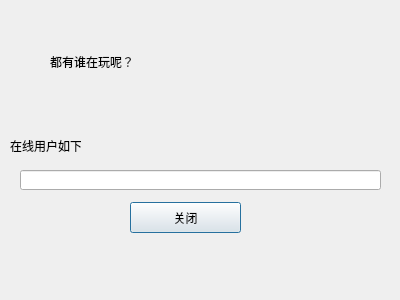
<?xml version="1.0" encoding="UTF-8"?>
<ui version="4.0">
 <class>Online</class>
 <widget class="QDialog" name="Online">
  <property name="geometry">
   <rect>
    <x>0</x>
    <y>0</y>
    <width>400</width>
    <height>300</height>
   </rect>
  </property>
  <property name="windowTitle">
   <string>Dialog</string>
  </property>
  <widget class="QLineEdit" name="Onlineuser">
   <property name="geometry">
    <rect>
     <x>20</x>
     <y>170</y>
     <width>361</width>
     <height>20</height>
    </rect>
   </property>
  </widget>
  <widget class="QLabel" name="label">
   <property name="geometry">
    <rect>
     <x>10</x>
     <y>130</y>
     <width>71</width>
     <height>31</height>
    </rect>
   </property>
   <property name="text">
    <string>在线用户如下：</string>
   </property>
  </widget>
  <widget class="QLabel" name="label_2">
   <property name="geometry">
    <rect>
     <x>50</x>
     <y>21</y>
     <width>311</width>
     <height>81</height>
    </rect>
   </property>
   <property name="styleSheet">
    <string notr="true">font: 28pt &quot;04b_21&quot;;</string>
   </property>
   <property name="text">
    <string>都有谁在玩呢？</string>
   </property>
  </widget>
  <widget class="QPushButton" name="pushButton">
   <property name="geometry">
    <rect>
     <x>130</x>
     <y>202</y>
     <width>111</width>
     <height>31</height>
    </rect>
   </property>
   <property name="text">
    <string>关闭</string>
   </property>
  </widget>
 </widget>
 <resources/>
 <connections>
  <connection>
   <sender>pushButton</sender>
   <signal>clicked()</signal>
   <receiver>Online</receiver>
   <slot>close()</slot>
   <hints>
    <hint type="sourcelabel">
     <x>177</x>
     <y>221</y>
    </hint>
    <hint type="destinationlabel">
     <x>290</x>
     <y>205</y>
    </hint>
   </hints>
  </connection>
 </connections>
</ui>
